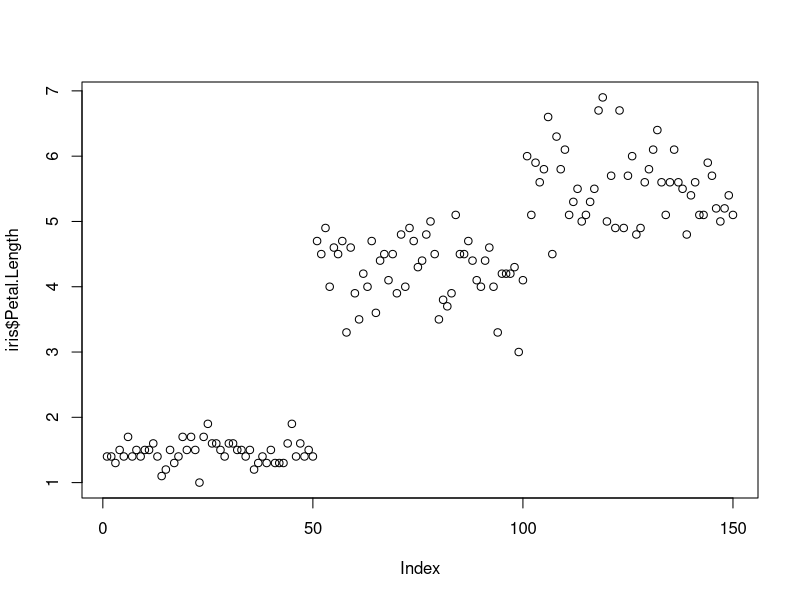
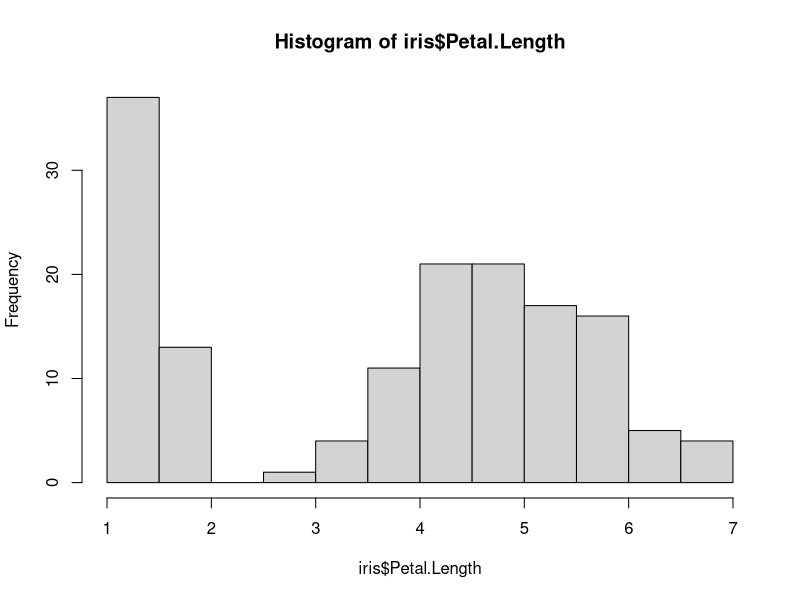
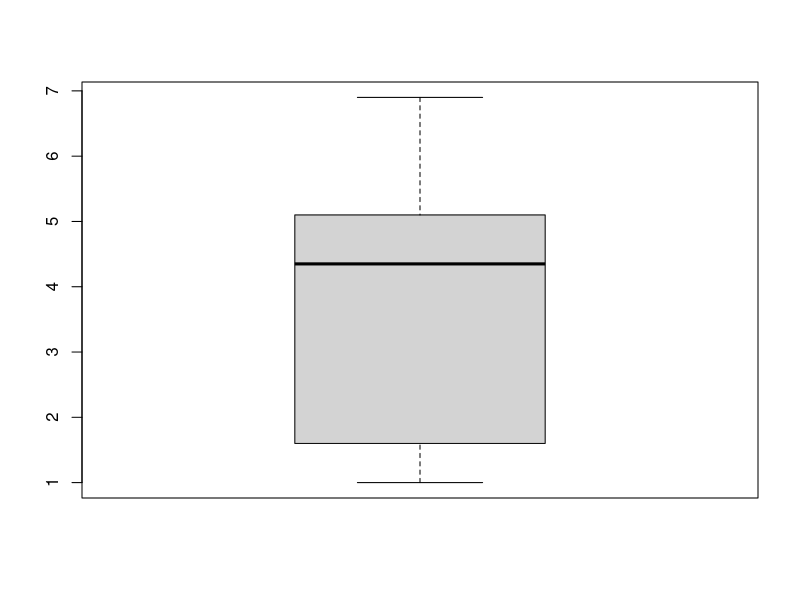
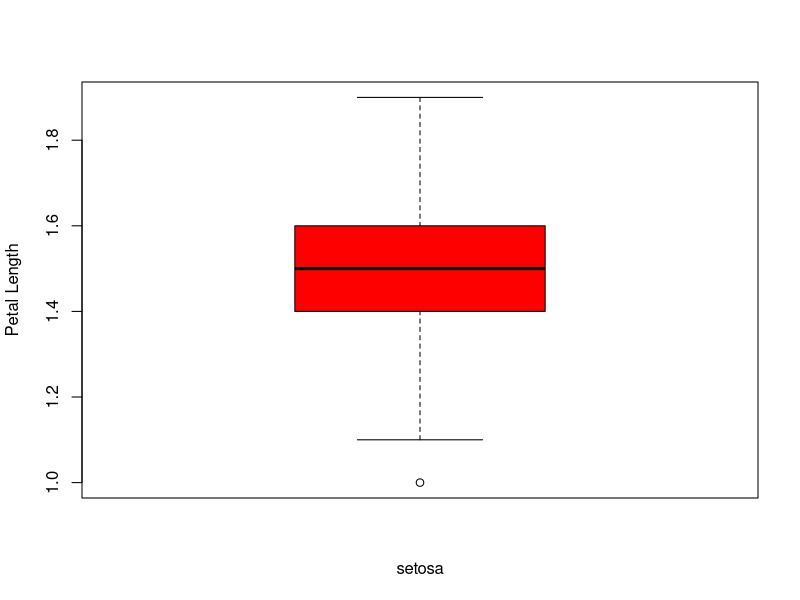
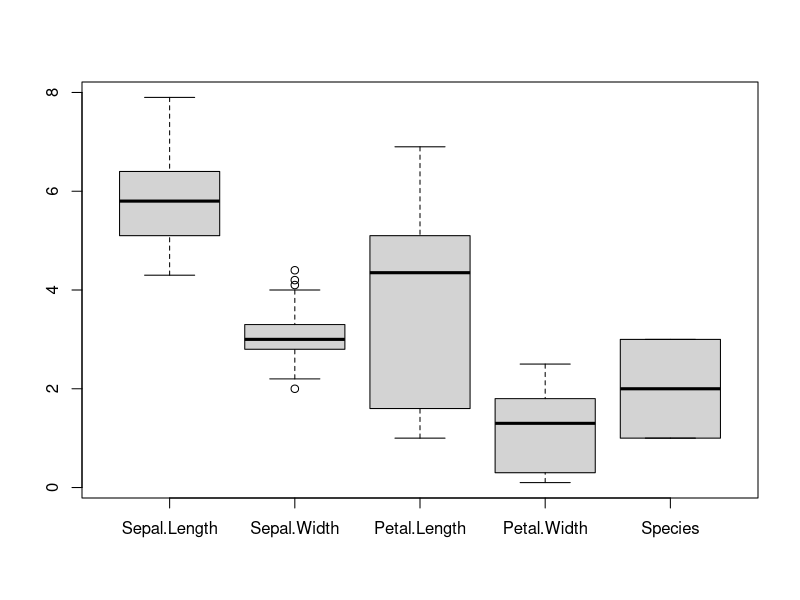
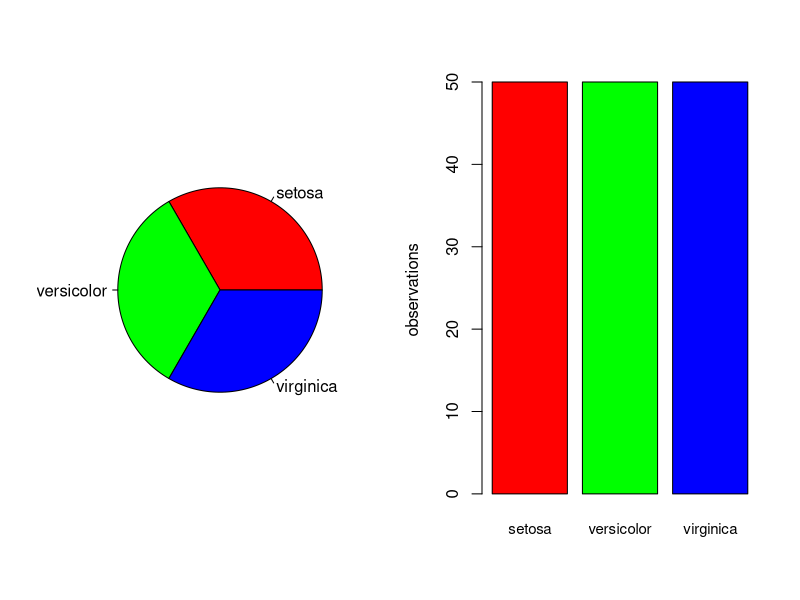
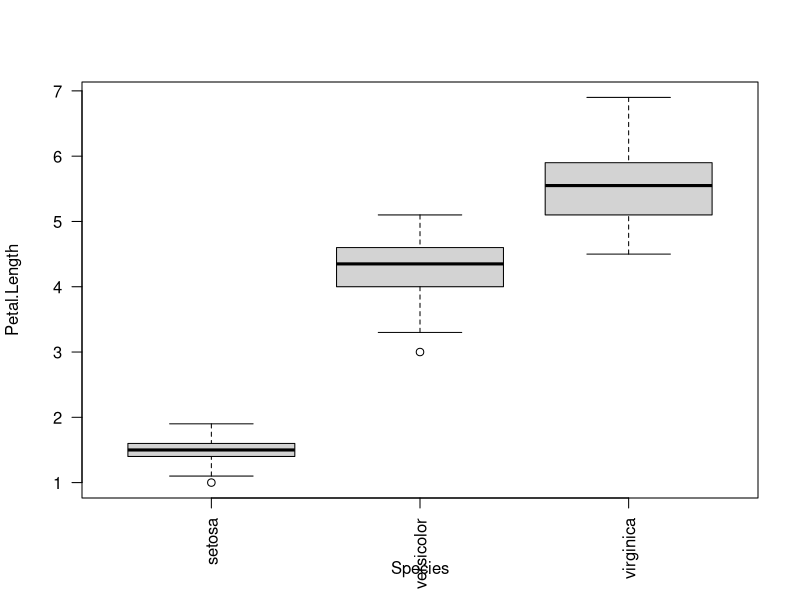
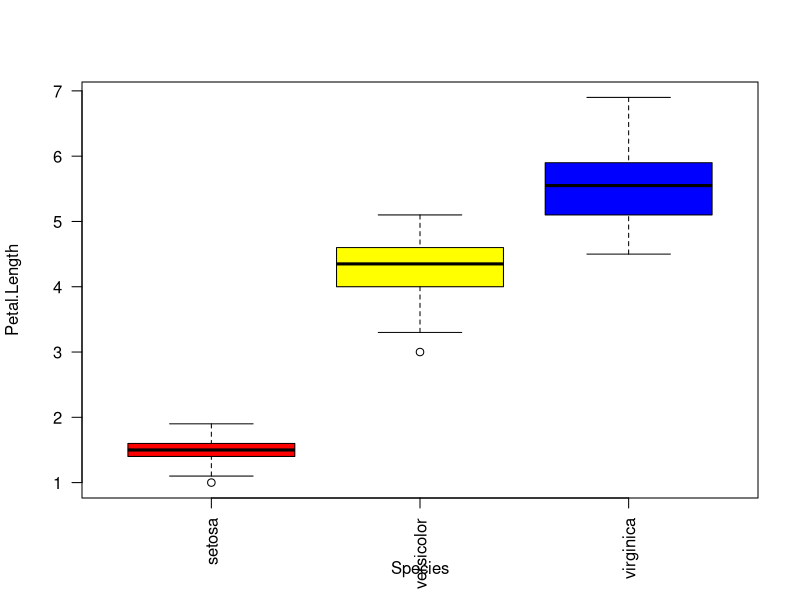

The R script that drew these images, in order:
## ---- chunk 1
?iris
str(iris)
head(iris)
## ---- chunk 2
summary(iris)
plot(iris$Petal.Length) # a plot at last. Simple, but many arguments: ?plot 
hist(iris$Petal.Length) # and a histogram
## ---- chunk 3
boxplot(iris$Petal.Length)
## ---- chunk 4
boxplot(iris$Petal.Length[iris$Species=="setosa"], xlab="setosa", ylab="Petal Length", col="red")
## ---- chunk 5
boxplot(iris) # What does the boxplot for Species mean?
## ---- chunk 6
class(iris$Species)
typeof(iris$Species)
ts=table(iris$Species)   # returns a contigency table
op=par(no.readonly=TRUE) # save graphical parameters
par(mfrow=c(1,2))        # prepare *device* for two plots
pie(ts,col=rainbow(3))
barplot(ts, col=rainbow(3), ylab="observations", cex.names=0.9)
par(op)            # reset graphical parameters
## ---- chunk 7
boxplot( Petal.Length ~ Species, data = iris, las=2) # what does las=2 do ?
## ---- chunk 8
# use help to determine how to add colors
cols=c("red","yellow","blue")
boxplot( Petal.Length ~ Species, data = iris, las=2,col=cols)
## ---- chunk 9
x=iris$Petal.Length
y=iris$Petal.Width
plot(x,y)                              # again: this can be customized
abline(v=mean(x),h=mean(y),col="red")  # add vertical/horizontal lines
cor(x,y)                               # a correlation coefficient: which one?
## ---- chunk 10
niris=iris[,-5]  # generate new data frame without species variable
str(niris)
## ---- chunk 11
cor(niris)   # correlation matrix. Which correlation coefficient?
pairs(niris) # provide a visualization, try also plot(iris)

# assign species-colors to each observation 
cols <- rainbow(3)[iris$Species]           # understand how color is defined
pairs(niris, col=cols, lower.panel=NULL)   # "cols" was defined in task above
## ---- chunk 12
plot(Petal.Width ~ Petal.Length, data=iris, col=cols) # use model ("formula") notation
fit=lm(Petal.Width ~ Petal.Length, data=iris)       # fit a linear model
abline(fit, lwd=3, lty=2)                           # add regression line
## ---- chunk 13
fit$coefficients
fit$df.residual
## ---- chunk 14
coefficients(fit)
confint(fit)   # Try to change the confidence level: ?confint
summary(fit)
anova(fit)     # was already called as part of summary()
## ---- chunk 15
plot(Sepal.Width ~ Sepal.Length, data=iris, col=cols)  
fit1=lm(Sepal.Width ~ Sepal.Length, data=iris)     
abline(fit1, lwd=3, lty=2)    
confint(fit1)  # the estimated slope is indistinguishable from zero
summary(fit1)
## ---- chunk 16
op=par(no.readonly=TRUE)  # safe only resettable graphical parameters, avoids many warnings
par(mfrow=c(2,2))         # change graphical parameters: 2x2 images on device
plot(fit,col=cols)        # four plots rather than one
par(op)                   # reset graphical parameters
## ---- chunk 17
fit1=lm(Petal.Width ~ Petal.Length, data=iris)            # fit a linear model
fit2=lm(Petal.Width ~ Petal.Length + Species, data=iris)  # add one variable Species
anova(fit1, fit2)
